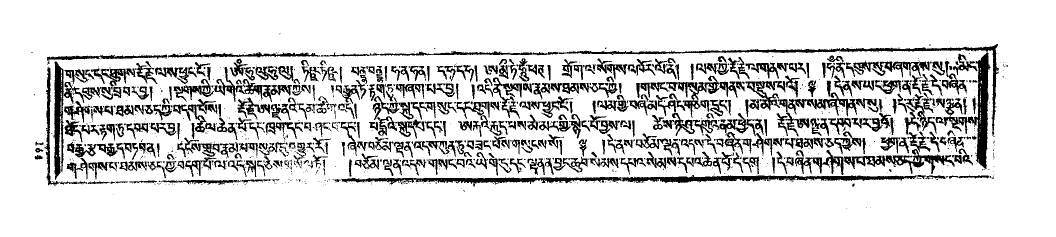
#> input picture Data/06770170.jpg, 2112 x 473 px (shown at 1/2 size)
$ python -i Utils.py   (imports and definitions only)
#> lines starting #> are read from the running program, lines starting #| are printed output that depends on the picture; after the words box and inside, x2 and y2 are one past the last pixel; in counts of white or black regions, pixels touching at a corner belong together
#> further down, picture is the input picture: shape (473, 2112, 3); min 0, max 255, mean 216.2
import os
import cv2
import math
import random
import numpy as np
import matplotlib.pyplot as plt


# [8 lines left out: function show_image, not called in this run]

def create_dir(dir_name: str) -> None:
    if not os.path.exists(dir_name):
        os.makedirs(dir_name)


# [28 lines left out: functions preprocess_image, get_file_name, get_random_slice, not called in this run]


def binarize_line(
    img: np.array, adaptive: bool = True, block_size: int = 15, c: int = 13
) -> np.array:
#> called with adaptive = True, block_size = 15, c = 13
    line_img = cv2.cvtColor(img, cv2.COLOR_RGB2GRAY)

    if adaptive:
        bw = cv2.adaptiveThreshold(
            line_img,
            255,
            cv2.ADAPTIVE_THRESH_GAUSSIAN_C,
            cv2.THRESH_BINARY,
            block_size,
            c,
        )
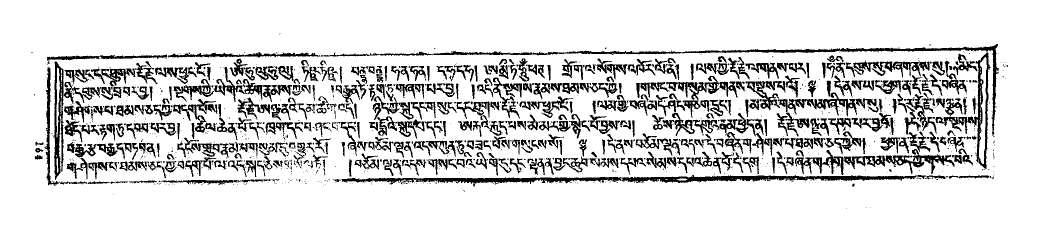
#> bw: shape (473, 2112) (shown at 1/2 size); 85% white; 1207 black regions (741 under 20 px), largest, box (x1, y1, x2, y2) and area: (669, 350, 1853, 374) 8933, (641, 88, 1998, 271) 6937, (1887, 105, 1982, 338) 3787

    else:
        _, bw = cv2.threshold(line_img, 120, 255, cv2.THRESH_BINARY)

    bw = cv2.cvtColor(bw, cv2.COLOR_GRAY2RGB)
    return bw


# [140 lines left out: functions resize_image, pad_image, patch_image, unpatch_image, unpatch_prediction, rotate_from_angle and 2 more, not called in this run]

>>> import cv2
>>> picture = cv2.cvtColor(cv2.imread('../Data/06770170.jpg'), cv2.COLOR_BGR2RGB)
>>> result = binarize_line(picture)

$ run again, on Data/06770174.jpg
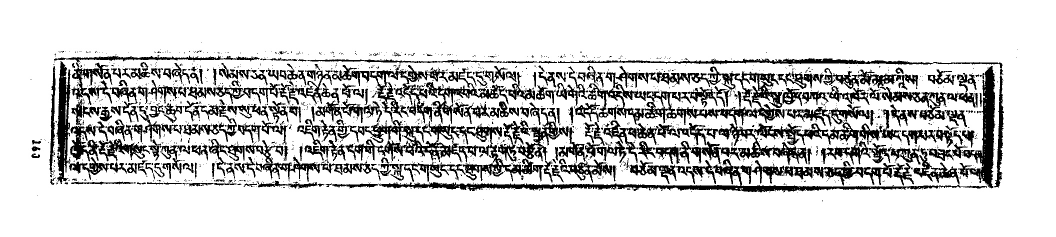
#> input picture Data/06770174.jpg, 2112 x 473 px (shown at 1/2 size)
#> picture is the input picture: shape (473, 2112, 3); min 0, max 255, mean 208
#> in binarize_line, `bw = cv2.adaptiveThreshold( line_img, 255, cv2.ADAPTIVE_THRESH_GAUSSIA..`:
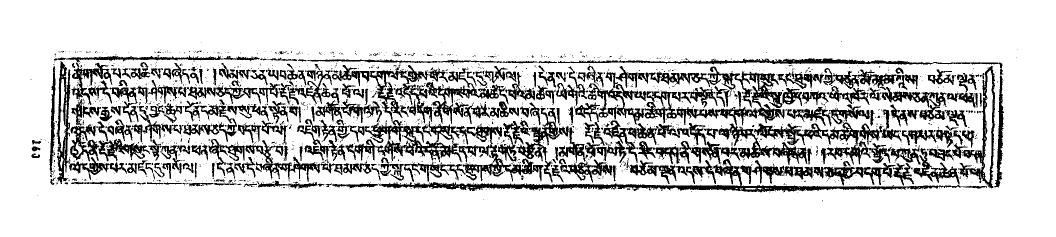
#> bw: shape (473, 2112) (shown at 1/2 size); 82% white; 1596 black regions (1328 under 20 px), largest, box (x1, y1, x2, y2) and area: (1276, 133, 1569, 251) 10227, (757, 318, 1925, 385) 9530, (691, 130, 923, 325) 9392
